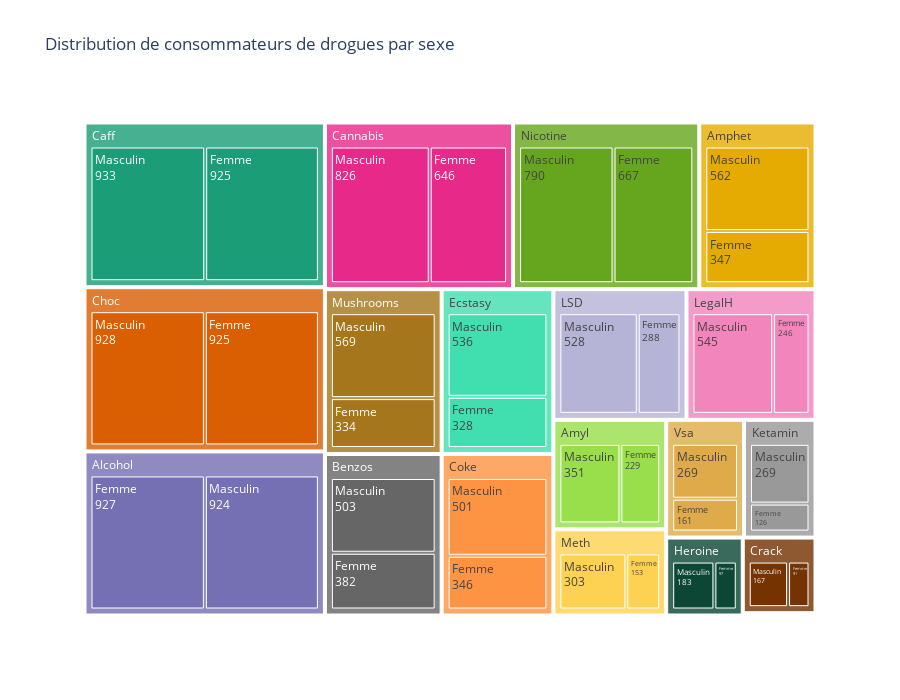

Notebook code cell kept with this figure:
### Code cell
def plot_treemap(col):
    fig = px.treemap(df_s, path=["drug_names","Sexe"], values=col, height=700,
                 title="Distribution de consommateurs de drogues par sexe", color_discrete_sequence = px.colors.qualitative.Dark2)
    fig.data[0].textinfo = 'label+text+value'
    fig.show()
    
plot_treemap("ID")

### Figure 1 — Plotly figure (JSON) as saved in the notebook; plotly's stock layout.template omitted (floating-point values rounded to 4 significant figures)
{"data": [{"branchvalues": "total", "domain": {"x": [0, 1], "y": [0, 1]}, "hovertemplate": "labels=%{label}<br>ID=%{value}<br>parent=%{parent}<br>id=%{id}<extra></extra>", "ids": ["Alcohol/Femme", "Amphet/Femme", "Amyl/Femme", "Benzos/Femme", "Caff/Femme", "Cannabis/Femme", "Choc/Femme", "Coke/Femme", "Crack/Femme", "Ecstasy/Femme", "Heroine/Femme", "Ketamin/Femme", "LSD/Femme", "LegalH/Femme", "Meth/Femme", "Mushrooms/Femme", "Nicotine/Femme", "Semer/Femme", "Vsa/Femme", "Alcohol/Masculin", "Amphet/Masculin", "Amyl/Masculin", "Benzos/Masculin", "Caff/Masculin", "Cannabis/Masculin", "Choc/Masculin", "Coke/Masculin", "Crack/Masculin", "Ecstasy/Masculin", "Heroine/Masculin", "Ketamin/Masculin", "LSD/Masculin", "LegalH/Masculin", "Meth/Masculin", "Mushrooms/Masculin", "Nicotine/Masculin", "Semer/Masculin", "Vsa/Masculin", "Alcohol", "Amphet", "Amyl", "Benzos", "Caff", "Cannabis", "Choc", "Coke", "Crack", "Ecstasy", "Heroine", "Ketamin", "LSD", "LegalH", "Meth", "Mushrooms", "Nicotine", "Semer", "Vsa"], "labels": ["Femme", "Femme", "Femme", "Femme", "Femme", "Femme", "Femme", "Femme", "Femme", "Femme", "Femme", "Femme", "Femme", "Femme", "Femme", "Femme", "Femme", "Femme", "Femme", "Masculin", "Masculin", "Masculin", "Masculin", "Masculin", "Masculin", "Masculin", "Masculin", "Masculin", "Masculin", "Masculin", "Masculin", "Masculin", "Masculin", "Masculin", "Masculin", "Masculin", "Masculin", "Masculin", "Alcohol", "Amphet", "Amyl", "Benzos", "Caff", "Cannabis", "Choc", "Coke", "Crack", "Ecstasy", "Heroine", "Ketamin", "LSD", "LegalH", "Meth", "Mushrooms", "Nicotine", "Semer", "Vsa"], "name": "", "parents": ["Alcohol", "Amphet", "Amyl", "Benzos", "Caff", "Cannabis", "Choc", "Coke", "Crack", "Ecstasy", "Heroine", "Ketamin", "LSD", "LegalH", "Meth", "Mushrooms", "Nicotine", "Semer", "Vsa", "Alcohol", "Amphet", "Amyl", "Benzos", "Caff", "Cannabis", "Choc", "Coke", "Crack", "Ecstasy", "Heroine", "Ketamin", "LSD", "LegalH", "Meth", "Mushrooms", "Nicotine", "Semer", "Vsa", "", "", "", "", "", "", "", "", "", "", "", "", "", "", "", "", "", "", ""], "textinfo": "label+text+value", "type": "treemap", "values": [927, 347, 229, 382, 925, 646, 925, 346, 91, 328, 97, 126, 288, 246, 153, 334, 667, 5, 161, 924, 562, 351, 503, 933, 826, 928, 501, 167, 536, 183, 269, 528, 545, 303, 569, 790, 3, 269, 1851, 909, 580, 885, 1858, 1472, 1853, 847, 258, 864, 280, 395, 816, 791, 456, 903, 1457, 8, 430]}], "layout": {"height": 700, "legend": {"tracegroupgap": 0}, "title": {"text": "Distribution de consommateurs de drogues par sexe"}, "treemapcolorway": ["rgb(27,158,119)", "rgb(217,95,2)", "rgb(117,112,179)", "rgb(231,41,138)", "rgb(102,166,30)", "rgb(230,171,2)", "rgb(166,118,29)", "rgb(102,102,102)"]}}
